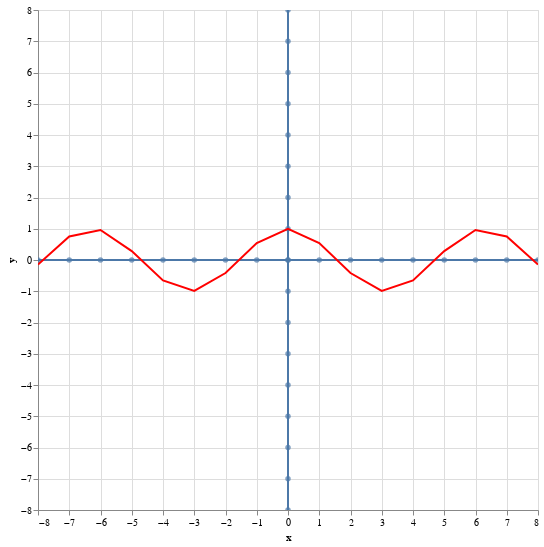

Source (notebook cell):
### Code cell
df = get_xy_data(8, lambda x: math.cos(x))
plot_line_coordinate_plane(df)

### Figure 1 — Vega-Lite specification as saved in the notebook (floating-point values rounded to 4 significant figures)
{"config": {"view": {"continuousWidth": 300, "continuousHeight": 300}}, "layer": [{"data": {"name": "data-0e689a87dd667492dd2ebcb1e1092fc2"}, "mark": {"type": "line"}, "encoding": {"x": {"field": "x", "type": "quantitative"}, "y": {"field": "y", "type": "quantitative"}}, "name": "view_28"}, {"data": {"name": "data-094d66fe1b7e3ab3e81620bafed4f19f"}, "mark": {"type": "line"}, "encoding": {"x": {"field": "x", "type": "quantitative"}, "y": {"field": "y", "type": "quantitative"}}}, {"data": {"name": "data-0e689a87dd667492dd2ebcb1e1092fc2"}, "mark": {"type": "circle"}, "encoding": {"tooltip": [{"field": "x", "type": "quantitative"}], "x": {"field": "x", "type": "quantitative"}, "y": {"field": "y", "type": "quantitative"}}}, {"data": {"name": "data-094d66fe1b7e3ab3e81620bafed4f19f"}, "mark": {"type": "circle"}, "encoding": {"tooltip": [{"field": "y", "type": "quantitative"}], "x": {"field": "x", "type": "quantitative"}, "y": {"field": "y", "type": "quantitative"}}}, {"data": {"name": "data-9a4d03bac30acdde3552b97e1d04be47"}, "mark": {"type": "line", "color": "red"}, "encoding": {"tooltip": [{"field": "x", "type": "quantitative"}, {"field": "y", "type": "quantitative"}], "x": {"field": "x", "type": "quantitative"}, "y": {"field": "y", "type": "quantitative"}}}], "height": 500, "params": [{"name": "param_28", "select": {"type": "interval", "encodings": ["x", "y"]}, "bind": "scales", "views": ["view_28"]}], "width": 500, "$schema": "https://vega.github.io/schema/vega-lite/v5.20.1.json", "datasets": {"data-0e689a87dd667492dd2ebcb1e1092fc2": [{"x": -8, "y": 0}, {"x": -7, "y": 0}, {"x": -6, "y": 0}, {"x": -5, "y": 0}, {"x": -4, "y": 0}, {"x": -3, "y": 0}, {"x": -2, "y": 0}, {"x": -1, "y": 0}, {"x": 0, "y": 0}, {"x": 1, "y": 0}, {"x": 2, "y": 0}, {"x": 3, "y": 0}, {"x": 4, "y": 0}, {"x": 5, "y": 0}, {"x": 6, "y": 0}, {"x": 7, "y": 0}, {"x": 8, "y": 0}], "data-094d66fe1b7e3ab3e81620bafed4f19f": [{"x": 0, "y": -8}, {"x": 0, "y": -7}, {"x": 0, "y": -6}, {"x": 0, "y": -5}, {"x": 0, "y": -4}, {"x": 0, "y": -3}, {"x": 0, "y": -2}, {"x": 0, "y": -1}, {"x": 0, "y": 0}, {"x": 0, "y": 1}, {"x": 0, "y": 2}, {"x": 0, "y": 3}, {"x": 0, "y": 4}, {"x": 0, "y": 5}, {"x": 0, "y": 6}, {"x": 0, "y": 7}, {"x": 0, "y": 8}], "data-9a4d03bac30acdde3552b97e1d04be47": [{"x": -8, "y": -0.1455}, {"x": -7, "y": 0.7539}, {"x": -6, "y": 0.9602}, {"x": -5, "y": 0.2837}, {"x": -4, "y": -0.6536}, {"x": -3, "y": -0.99}, {"x": -2, "y": -0.4161}, {"x": -1, "y": 0.5403}, {"x": 0, "y": 1.0}, {"x": 1, "y": 0.5403}, {"x": 2, "y": -0.4161}, {"x": 3, "y": -0.99}, {"x": 4, "y": -0.6536}, {"x": 5, "y": 0.2837}, {"x": 6, "y": 0.9602}, {"x": 7, "y": 0.7539}, {"x": 8, "y": -0.1455}]}}
